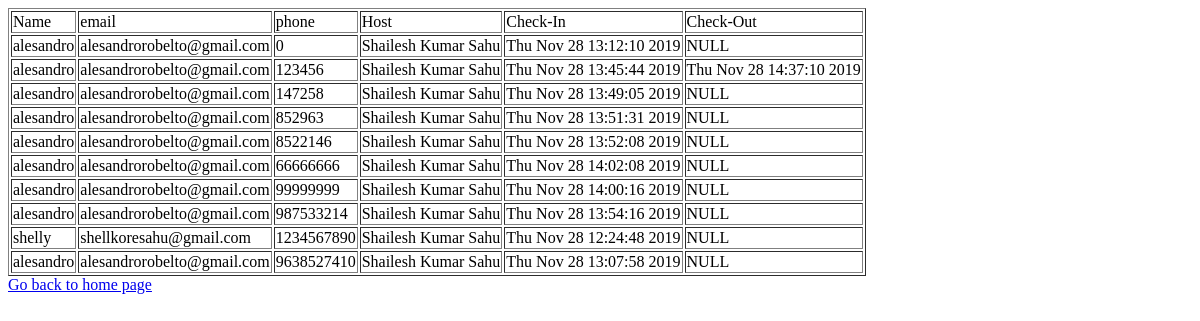
The app's page /viewV, older data.
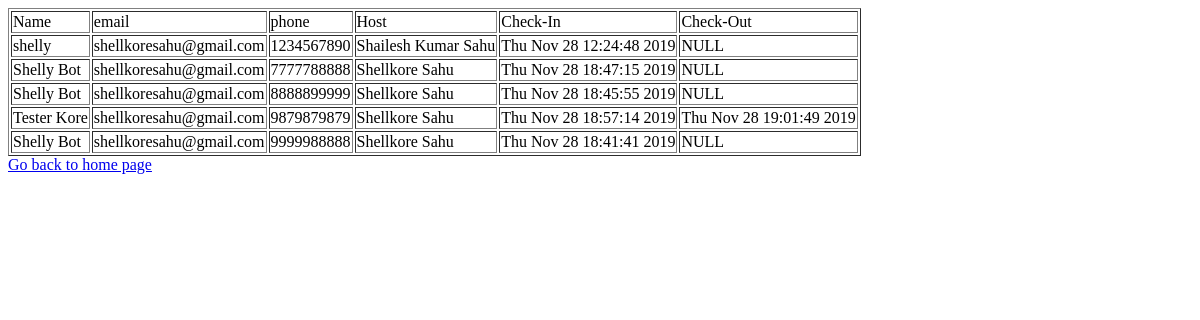
The same page, newer data.
### tables this page shows
CREATE TABLE visitor (name TEXT, email TEXT, phone INTEGER NOT NULL PRIMARY KEY, host TEXT, checkin TEXT, checkout TEXT);

### app.py (the view)
@app.route('/viewV')
def viewV():
   con = sql.connect("database.db")
   con.row_factory = sql.Row
   cur = con.cursor()
   cur.execute("select * from visitor")
   rows = cur.fetchall()
   return render_template("viewV.html",rows = rows)

### templates/viewV.html
<!doctype html>
<html>
   <body>
      <table border = 1>
         <thead>
            <td>Name</td>
            <td>email</td>
            <td>phone</td>
            <td>Host</td>
            <td>Check-In</td>
            <td>Check-Out</td>
         </thead>
         {% for row in rows %}
            <tr>
               <td>{{row["name"]}}</td>
               <td>{{row["email"]}}</td>
               <td> {{row["phone"]}}</td>
               <td>{{row["host"]}}</td>
               <td>{{row["checkin"]}}</td>
               <td>{{row["checkout"]}}</td>
            </tr>
         {% endfor %}
      </table>
      <a href = "/">Go back to home page</a>
   </body>
</html>

Row changes from the older to the newer data that the page shows:
removed visitor: name "alesandro", email "alesandrorobelto@gmail.com", phone "0", host "Shailesh Kumar Sahu", checkin "Thu Nov 28 13:12:10 2019", checkout "NULL"
removed visitor: name "alesandro", email "alesandrorobelto@gmail.com", phone "123456", host "Shailesh Kumar Sahu", checkin "Thu Nov 28 13:45:44 2019", checkout "Thu Nov 28 14:37:10 2019"
removed visitor: name "alesandro", email "alesandrorobelto@gmail.com", phone "147258", host "Shailesh Kumar Sahu", checkin "Thu Nov 28 13:49:05 2019", checkout "NULL"
removed visitor: name "alesandro", email "alesandrorobelto@gmail.com", phone "852963", host "Shailesh Kumar Sahu", checkin "Thu Nov 28 13:51:31 2019", checkout "NULL"
removed visitor: name "alesandro", email "alesandrorobelto@gmail.com", phone "8522146", host "Shailesh Kumar Sahu", checkin "Thu Nov 28 13:52:08 2019", checkout "NULL"
removed visitor: name "alesandro", email "alesandrorobelto@gmail.com", phone "66666666", host "Shailesh Kumar Sahu", checkin "Thu Nov 28 14:02:08 2019", checkout "NULL"
removed visitor: name "alesandro", email "alesandrorobelto@gmail.com", phone "99999999", host "Shailesh Kumar Sahu", checkin "Thu Nov 28 14:00:16 2019", checkout "NULL"
removed visitor: name "alesandro", email "alesandrorobelto@gmail.com", phone "987533214", host "Shailesh Kumar Sahu", checkin "Thu Nov 28 13:54:16 2019", checkout "NULL"
removed visitor: name "alesandro", email "alesandrorobelto@gmail.com", phone "9638527410", host "Shailesh Kumar Sahu", checkin "Thu Nov 28 13:07:58 2019", checkout "NULL"
added visitor: name "Shelly Bot", email "shellkoresahu@gmail.com", phone "7777788888", host "Shellkore Sahu", checkin "Thu Nov 28 18:47:15 2019", checkout "NULL"
added visitor: name "Shelly Bot", email "shellkoresahu@gmail.com", phone "8888899999", host "Shellkore Sahu", checkin "Thu Nov 28 18:45:55 2019", checkout "NULL"
added visitor: name "Tester Kore", email "shellkoresahu@gmail.com", phone "9879879879", host "Shellkore Sahu", checkin "Thu Nov 28 18:57:14 2019", checkout "Thu Nov 28 19:01:49 2019"
added visitor: name "Shelly Bot", email "shellkoresahu@gmail.com", phone "9999988888", host "Shellkore Sahu", checkin "Thu Nov 28 18:41:41 2019", checkout "NULL"
